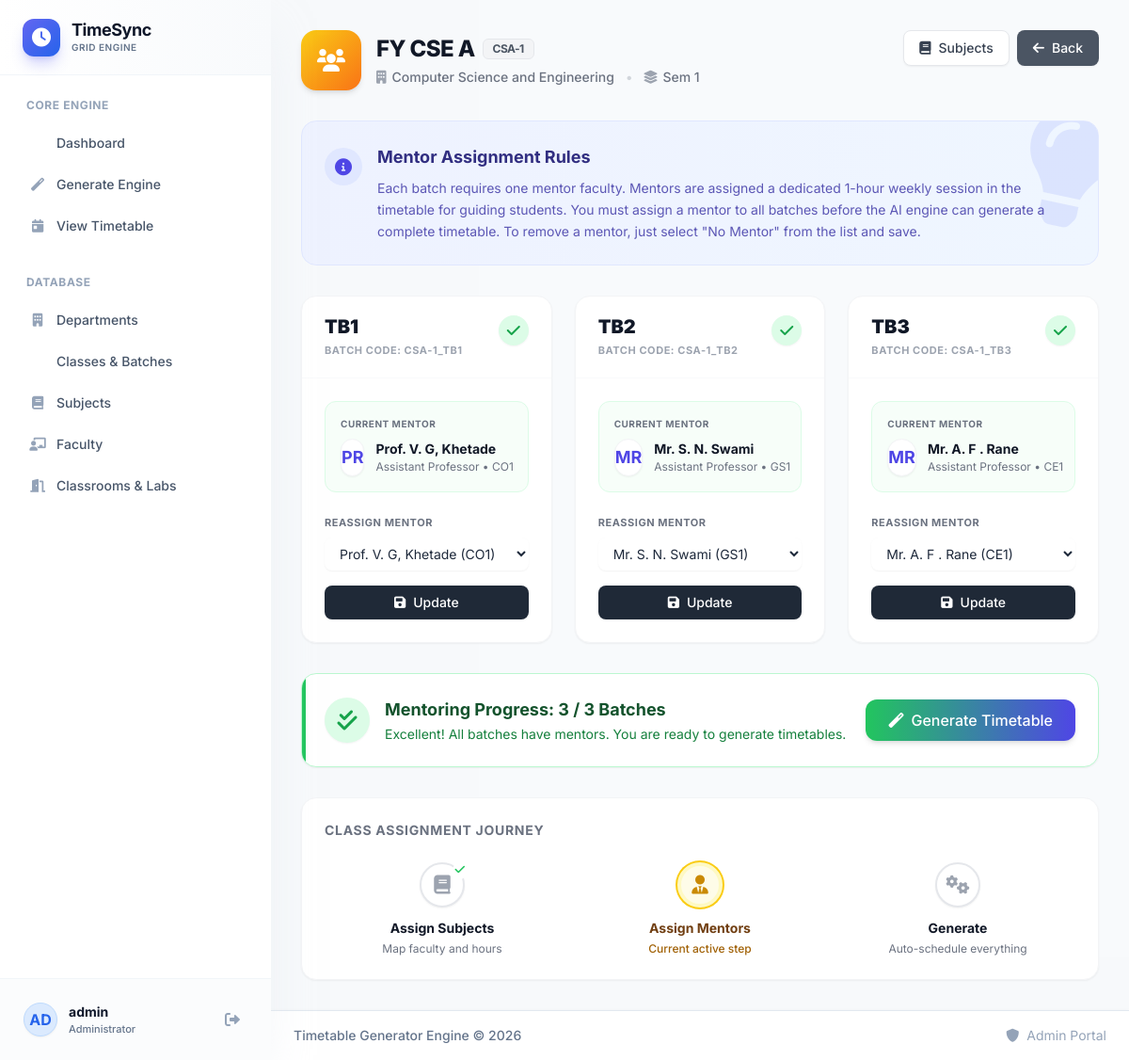
Before: /batch-mentors/1 (signed in) with the older database file.
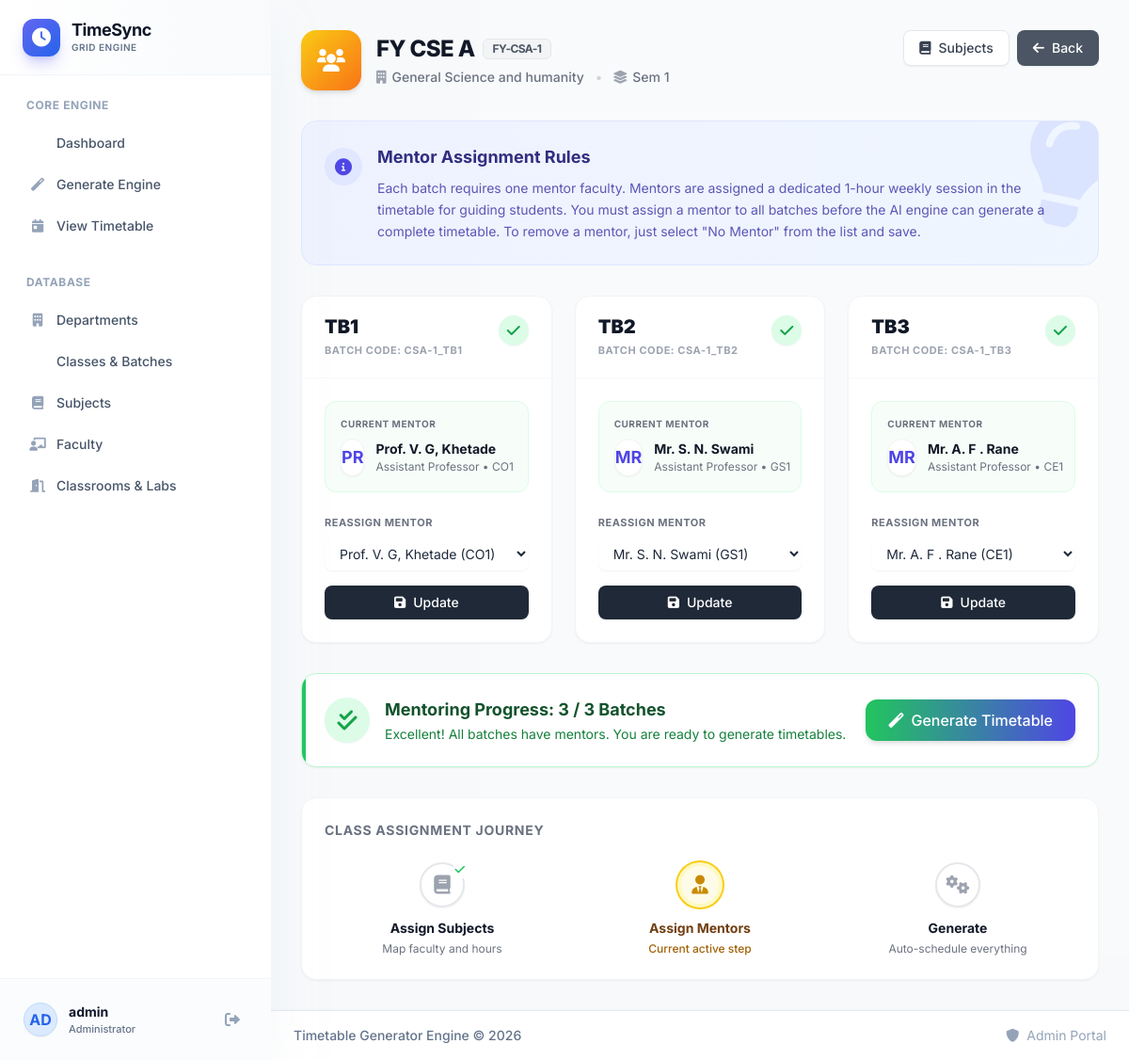
After: the same page with the newer database file.
### app.py (models this page shows)
class Class(db.Model):
    id = db.Column(db.Integer, primary_key=True)
    name = db.Column(db.String(50), nullable=False)
    code = db.Column(db.String(20), unique=True, nullable=False)
    year = db.Column(db.String(10), nullable=False)  # FY, SY, TY
    department_id = db.Column(db.Integer, db.ForeignKey('department.id'), nullable=False)
    semester = db.Column(db.Integer, nullable=False)
    strength = db.Column(db.Integer, default=60)
    created_at = db.Column(db.DateTime, default=datetime.utcnow)
    subjects = db.relationship('ClassSubject', backref='class_ref', lazy=True)
    batches = db.relationship('Batch', backref='class_ref', lazy=True)
    timetable = db.relationship('Timetable', backref='class_ref', lazy=True)

class Department(db.Model):
    id = db.Column(db.Integer, primary_key=True)
    code = db.Column(db.String(10), unique=True, nullable=False)
    name = db.Column(db.String(100), nullable=False)
    description = db.Column(db.Text)
    created_at = db.Column(db.DateTime, default=datetime.utcnow)
    classes = db.relationship('Class', backref='department', lazy=True)
    faculty = db.relationship('Faculty', backref='department', lazy=True)

### app.py (the view)
@app.route('/batch-mentors/<int:class_id>')
@login_required
def manage_batch_mentors(class_id):
    class_obj = Class.query.get_or_404(class_id)
    batches = Batch.query.filter_by(class_id=class_id).all()
    faculty_list = Faculty.query.all()
    return render_template('batch_mentors.html',
                         class_obj=class_obj,
                         batches=batches,
                         faculty_list=faculty_list)

### app.py (called while the page is built)
@login_manager.user_loader
def load_user(user_id):
    return db.session.get(User, int(user_id))

### templates/batch_mentors.html (shortened to what the changed rows need)
{% extends "base.html" %}
{% block content %}
<div class="mb-8 flex flex-col sm:flex-row sm:items-start sm:justify-between gap-4">
    <div class="flex items-center space-x-4">
        <div>
            <h2 class="text-2xl font-extrabold text-gray-900 tracking-tight flex items-center gap-2">
                {{ class_obj.name }}
                <span class="inline-flex items-center px-2.5 py-0.5 rounded-md text-xs font-bold bg-gray-100 text-gray-600 border border-gray-200">{{ class_obj.code }}</span>
            </h2>
            <div class="mt-1 flex items-center gap-3 text-sm text-gray-500 font-medium">
                <span class="flex items-center"><i class="fas fa-building text-gray-400 mr-1.5"></i> {{ class_obj.department.name }}</span>
                <span class="text-gray-300">•</span>
                <span class="flex items-center"><i class="fas fa-layer-group text-gray-400 mr-1.5"></i> Sem {{ class_obj.semester }}</span>
            </div>
        </div>
    </div>
</div>
    {% set assigned_mentors = batches|selectattr('mentor_id')|list|length %}
    {% set total_batches = batches|length %}
{% endblock %}

Changed rows visible on the page:
no longer on this page (row unchanged): Department: department.name "Computer Science and Engineering"
changed Class "FY CSE A": code "CSA-1" → "FY-CSA-1"
now on this page (row unchanged): Department: department.name "General Science and humanity"
